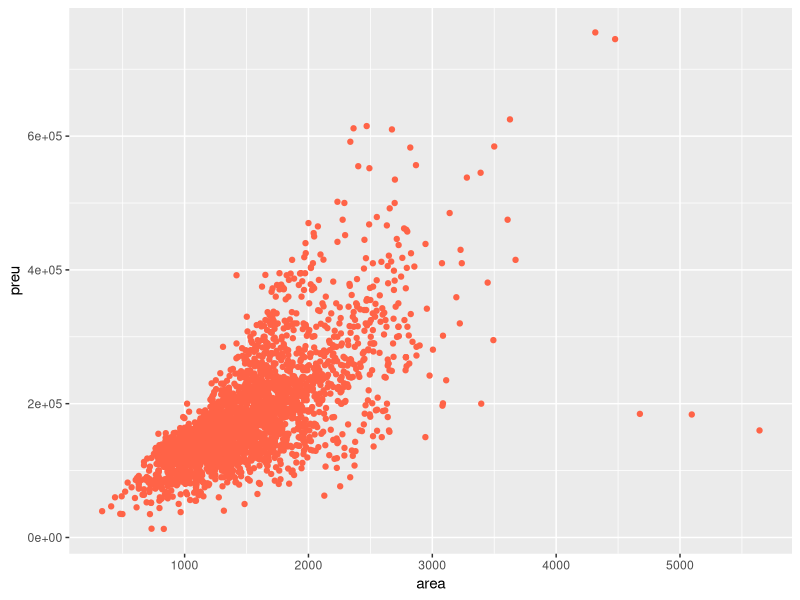
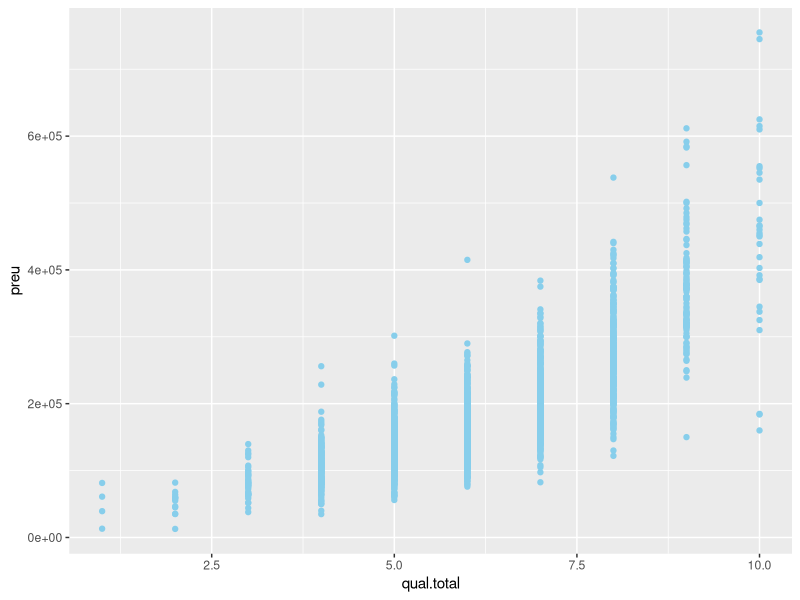
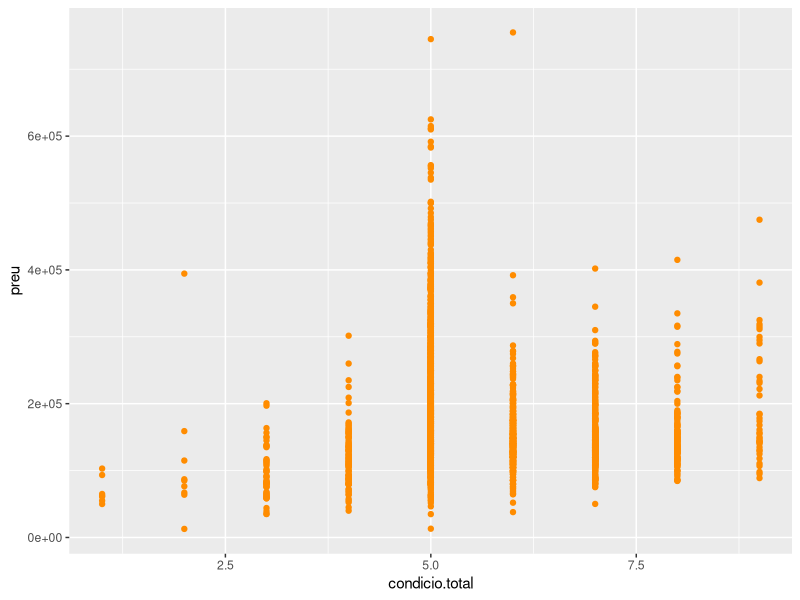
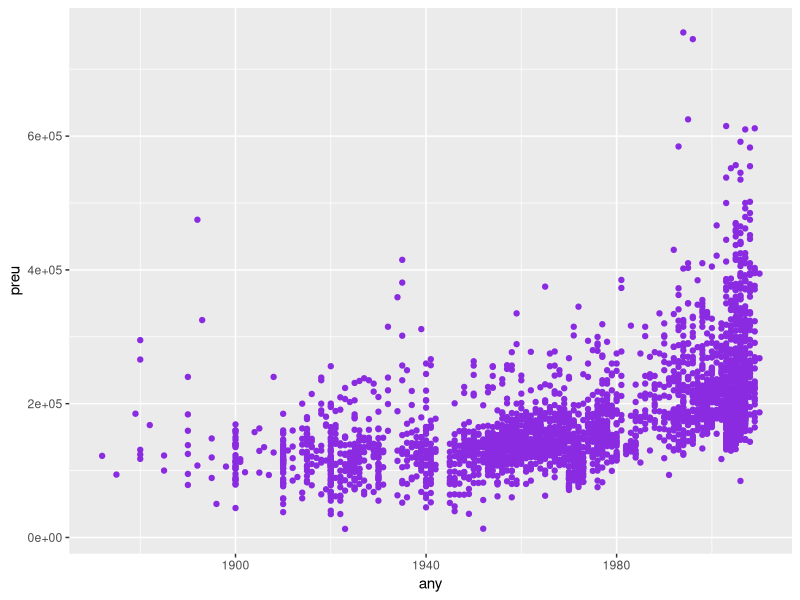
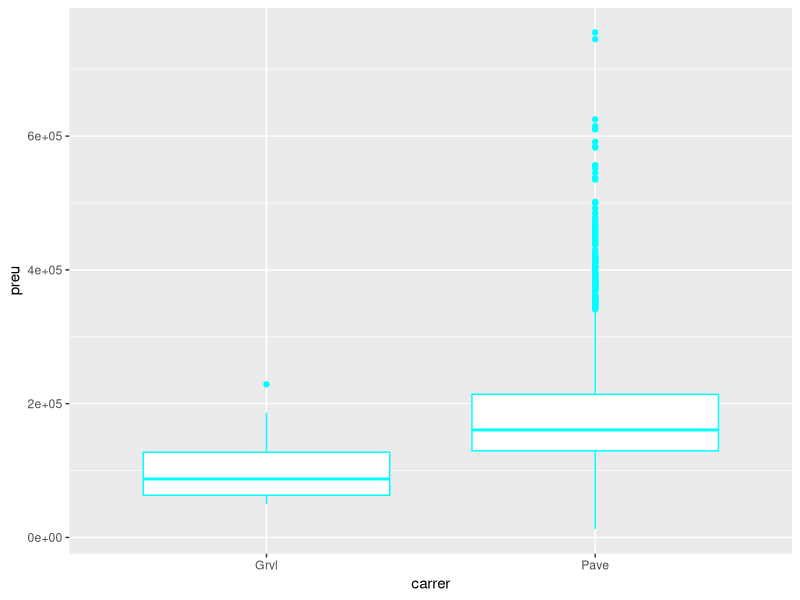
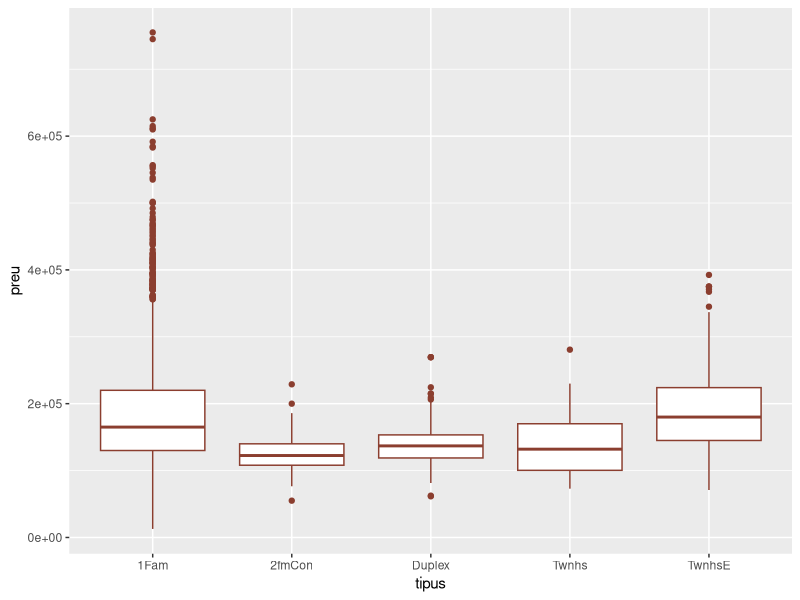
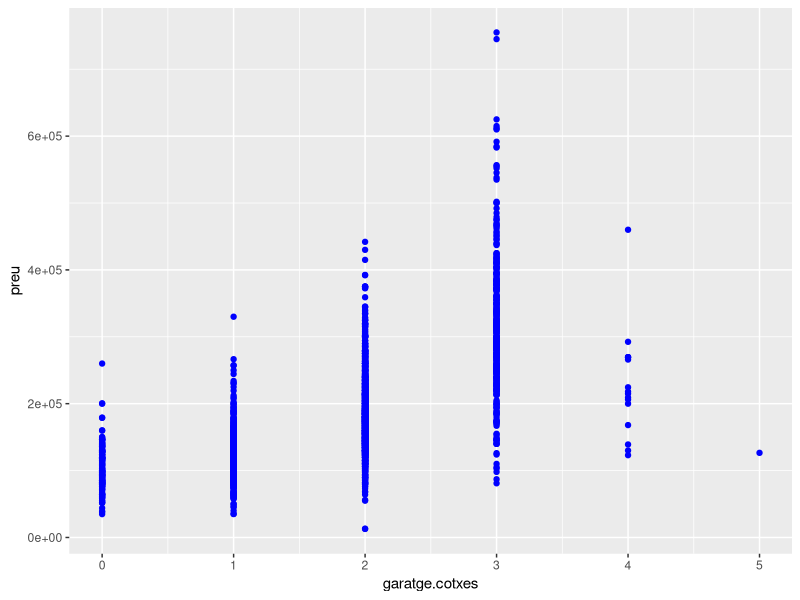
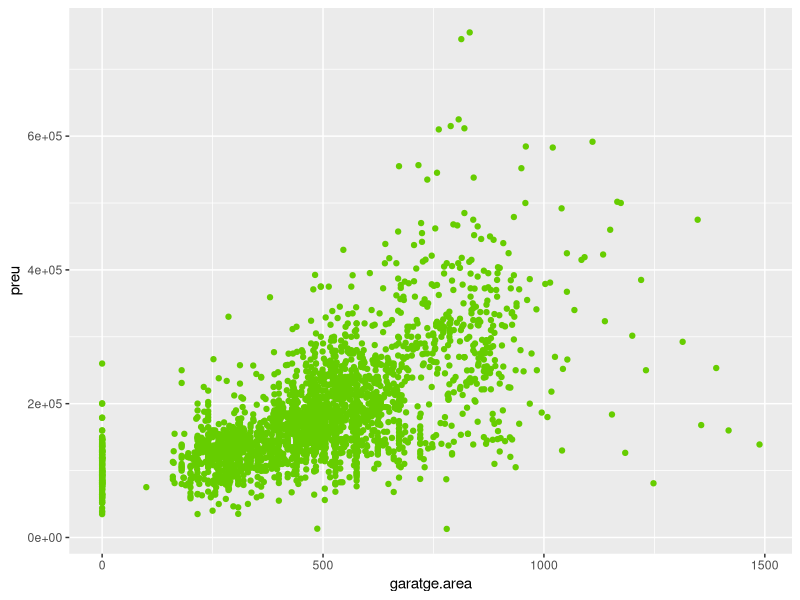

R code for these plots, in order: (Note: this script raises an error after producing the figures.)
## ---- chunk 1
cases_train <- read.csv("cases_train.csv")
cases_train$X <- NULL
library(knitr)
kable(head(cases_train))
## ---- chunk 2
library(ggplot2)
ggplot(data = cases_train) +
  geom_point(aes(x = area, y = preu), color = "tomato")
## ---- chunk 3
ggplot(data = cases_train) +
  geom_point(aes(x = qual.total, y = preu), color = "skyblue")
## ---- chunk 4
ggplot(data = cases_train) +
  geom_point(aes(x = condicio.total, y = preu), color = "darkorange")
## ---- chunk 5
ggplot(data = cases_train) +
  geom_point(aes(x = any, y = preu), color = "blueviolet")
## ---- chunk 6
ggplot(data = cases_train) +
  geom_boxplot(aes(x = carrer, y = preu), color = "cyan")
## ---- chunk 7
ggplot(data = cases_train) +
  geom_boxplot(aes(x = tipus, y = preu), color = "coral4")
## ---- chunk 8
ggplot(data = cases_train) +
  geom_point(aes(x = garatge.cotxes, y = preu), color = "blue")
## ---- chunk 9
ggplot(data = cases_train) +
  geom_point(aes(x = garatge.area, y = preu), color = "chartreuse3")
## ---- chunk 10
ggplot(data = cases_train) +
  geom_boxplot(aes(x = aire, y = preu), color = "deepskyblue3")
## ---- chunk 11
model.lineal <- lm(preu ~ area + qual.total + condicio.total + any + tipus + 
           garatge.area + aire, data = cases_train)
summary(model.lineal)
## ---- chunk 12
cases_test <- read.csv("cases_test.csv")
cases_test$X <- NULL
kable(head(cases_test))
## ---- chunk 13
preds <- predict(model.lineal, newdata = cases_test)
comparison <- data.frame(Real = cases_test$preu, Predit = preds,
                         Difer = abs(cases_test$preu - preds))
kable(head(comparison, 8))
## ---- chunk 14
penguins_train <- read.csv("penguins_train.csv")
penguins_train$X <- NULL
# convertim en factors les variables categòriques
penguins_train$sex <- factor(penguins_train$sex)
kable(head(penguins_train))
## ---- chunk 15
ggplot(penguins_train) +
  geom_boxplot(aes(x=species, y=bill_length_mm), color = "tomato")
## ---- chunk 16
ggplot(penguins_train)+
  geom_boxplot(aes(x=species, body_mass_g), color = "blue")
## ---- chunk 17
ggplot(penguins_train)+
  geom_boxplot(aes(x=species, y=bill_depth_mm), color = "chartreuse3")
## ---- chunk 18
ggplot(penguins_train)+
  geom_boxplot(aes(x=species, y=flipper_length_mm), color = "cyan3")
## ---- chunk 19
ggplot(penguins_train)+
  geom_point(aes(x=bill_length_mm, y=bill_depth_mm, color=species))
## ---- chunk 20
with(penguins_train, kable(table(species, island)))
## ---- chunk 21
library(nnet)
model.lingen <- step(multinom(species ~ . , data = penguins_train, 
                              trace = FALSE), trace = 0)
summary(model.lingen)
## ---- chunk 22
penguins_test <- read.csv("penguins_test.csv")
penguins_test$year <- NULL
penguins_test$sex <- factor(penguins_test$sex)
kable(head(penguins_test))
## ---- chunk 23
library(caret)
preds_train <- predict(model.lingen, newdata = penguins_test)
confusionMatrix(preds_train, factor(penguins_test$species))
